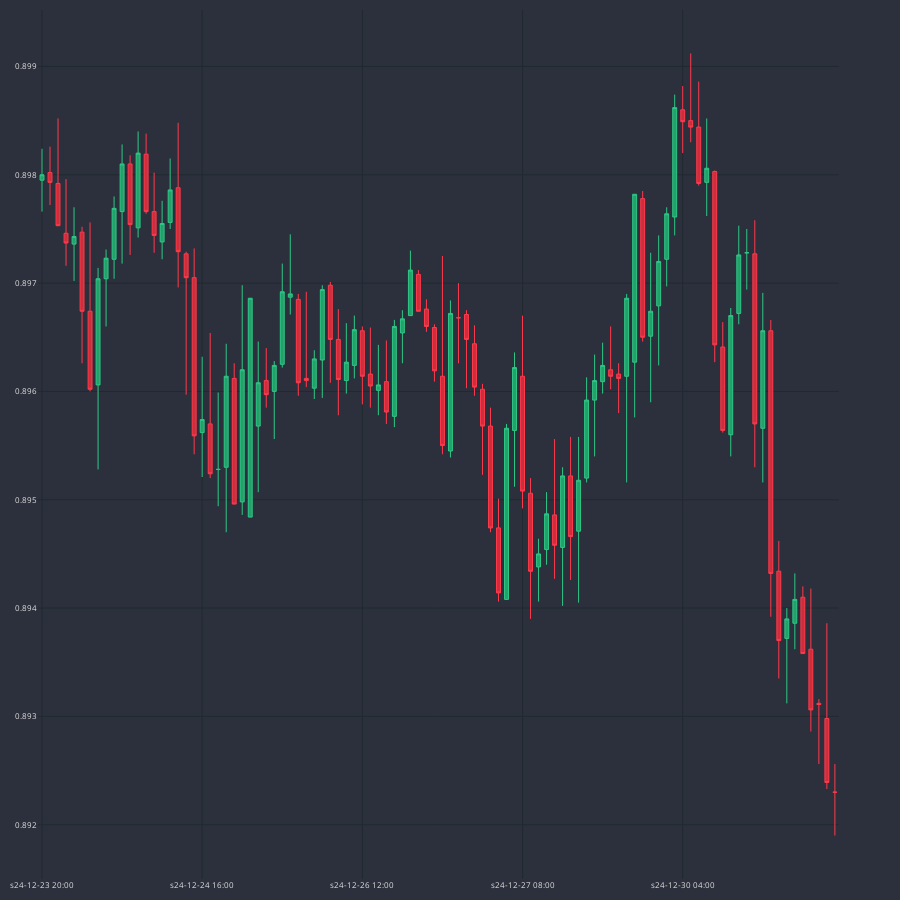

Notebook cell for this chart:
### Code cell
dfp = df_an.iloc[-100:]
cp = CandlePlot(dfp, candles=True)
cp.show_plot(line_traces=[], sec_traces=[])
